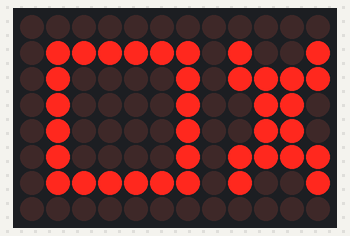
This sketch was run on a simulated Arduino Uno R4 WiFi. Shown: 12×8 LED matrix.

Above: at 0.1 s.

The sketch:

_48.020-ShowFrame.ino
```cpp
#include "Arduino_LED_Matrix.h"

ArduinoLEDMatrix matrix;

const uint32_t triangle[] = {
		0x7e942,
		0xf4264264,
		0x2f7e9000,
};

void setup() {
  matrix.begin();
  matrix.clear();
  matrix.loadFrame(triangle);
}

void loop() {
}
```
